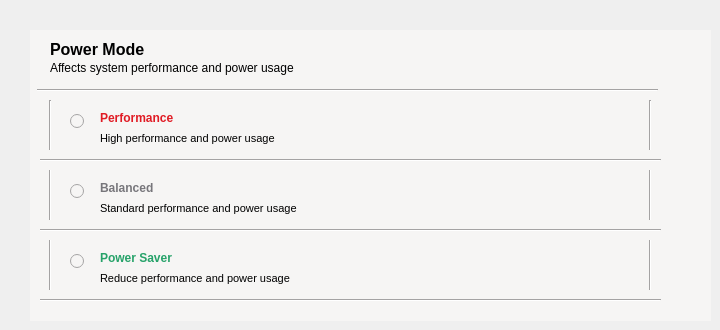
   <widget class="QWidget" name="Modes">
    <attribute name="title">
     <string>Modes</string>
    </attribute>
    <widget class="QFrame" name="frame">
     <property name="geometry">
      <rect>
       <x>30</x>
       <y>30</y>
       <width>681</width>
       <height>291</height>
      </rect>
     </property>
     <property name="styleSheet">
      <string notr="true">background-color: rgb(246, 245, 244);
</string>
     </property>
     <widget class="QLabel" name="label_4">
      <property name="geometry">
       <rect>
        <x>20</x>
        <y>10</y>
        <width>121</width>
        <height>17</height>
       </rect>
      </property>
      <property name="text">
       <string>&lt;html&gt;&lt;head/&gt;&lt;body&gt;&lt;p&gt;&lt;span style=&quot; font-size:12pt; font-weight:600;&quot;&gt;Power Mode&lt;/span&gt;&lt;/p&gt;&lt;/body&gt;&lt;/html&gt;</string>
      </property>
     </widget>
     <widget class="QLabel" name="label_7">
      <property name="geometry">
       <rect>
        <x>20</x>
        <y>30</y>
        <width>271</width>
        <height>17</height>
       </rect>
      </property>
      <property name="text">
       <string>&lt;html&gt;&lt;head/&gt;&lt;body&gt;&lt;p&gt;&lt;span style=&quot; font-size:9pt;&quot;&gt;Affects system performance and power usage&lt;/span&gt;&lt;/p&gt;&lt;/body&gt;&lt;/html&gt;</string>
      </property>
     </widget>
     <widget class="Line" name="line_3">
      <property name="geometry">
       <rect>
        <x>7</x>
        <y>50</y>
        <width>621</width>
        <height>20</height>
       </rect>
      </property>
      <property name="orientation">
       <enum>Qt::Horizontal</enum>
      </property>
     </widget>
     <widget class="Line" name="line_4">
      <property name="geometry">
       <rect>
        <x>10</x>
        <y>70</y>
        <width>20</width>
        <height>191</height>
       </rect>
      </property>
      <property name="orientation">
       <enum>Qt::Vertical</enum>
      </property>
     </widget>
     <widget class="Line" name="line_6">
      <property name="geometry">
       <rect>
        <x>610</x>
        <y>70</y>
        <width>20</width>
        <height>201</height>
       </rect>
      </property>
      <property name="orientation">
       <enum>Qt::Vertical</enum>
      </property>
     </widget>
     <widget class="Line" name="line_7">
      <property name="geometry">
       <rect>
        <x>10</x>
        <y>120</y>
        <width>621</width>
        <height>20</height>
       </rect>
      </property>
      <property name="orientation">
       <enum>Qt::Horizontal</enum>
      </property>
     </widget>
     <widget class="Line" name="line_8">
      <property name="geometry">
       <rect>
        <x>10</x>
        <y>190</y>
        <width>621</width>
        <height>20</height>
       </rect>
      </property>
      <property name="orientation">
       <enum>Qt::Horizontal</enum>
      </property>
     </widget>
     <widget class="Line" name="line_9">
      <property name="geometry">
       <rect>
        <x>10</x>
        <y>260</y>
        <width>621</width>
        <height>20</height>
       </rect>
      </property>
      <property name="orientation">
       <enum>Qt::Horizontal</enum>
      </property>
     </widget>
     <widget class="QRadioButton" name="radio_performance">
      <property name="geometry">
       <rect>
        <x>40</x>
        <y>80</y>
        <width>21</width>
        <height>23</height>
       </rect>
      </property>
      <property name="text">
       <string/>
      </property>
     </widget>
     <widget class="QRadioButton" name="radio_balanced">
      <property name="geometry">
       <rect>
        <x>40</x>
        <y>150</y>
        <width>21</width>
        <height>23</height>
       </rect>
      </property>
      <property name="text">
       <string/>
      </property>
     </widget>
     <widget class="QRadioButton" name="radio_power_saver">
      <property name="geometry">
       <rect>
        <x>40</x>
        <y>220</y>
        <width>21</width>
        <height>23</height>
       </rect>
      </property>
      <property name="text">
       <string/>
      </property>
     </widget>
     <widget class="QLabel" name="label_8">
      <property name="geometry">
       <rect>
        <x>70</x>
        <y>80</y>
        <width>111</width>
        <height>17</height>
       </rect>
      </property>
      <property name="text">
       <string>&lt;html&gt;&lt;head/&gt;&lt;body&gt;&lt;p&gt;&lt;span style=&quot; font-weight:600; color:#e01b24;&quot;&gt;Performance&lt;/span&gt;&lt;/p&gt;&lt;/body&gt;&lt;/html&gt;</string>
      </property>
     </widget>
     <widget class="QLabel" name="label_9">
      <property name="geometry">
       <rect>
        <x>70</x>
        <y>100</y>
        <width>191</width>
        <height>17</height>
       </rect>
      </property>
      <property name="text">
       <string>&lt;html&gt;&lt;head/&gt;&lt;body&gt;&lt;p&gt;&lt;span style=&quot; font-size:8pt;&quot;&gt;High performance and power usage&lt;/span&gt;&lt;/p&gt;&lt;/body&gt;&lt;/html&gt;</string>
      </property>
     </widget>
     <widget class="QLabel" name="label_10">
      <property name="geometry">
       <rect>
        <x>70</x>
        <y>150</y>
        <width>121</width>
        <height>17</height>
       </rect>
      </property>
      <property name="text">
       <string>&lt;html&gt;&lt;head/&gt;&lt;body&gt;&lt;p&gt;&lt;span style=&quot; font-weight:600; color:#77767b;&quot;&gt;Balanced&lt;/span&gt;&lt;/p&gt;&lt;/body&gt;&lt;/html&gt;</string>
      </property>
     </widget>
     <widget class="QLabel" name="label_11">
      <property name="geometry">
       <rect>
        <x>70</x>
        <y>170</y>
        <width>211</width>
        <height>17</height>
       </rect>
      </property>
      <property name="text">
       <string>&lt;html&gt;&lt;head/&gt;&lt;body&gt;&lt;p&gt;&lt;span style=&quot; font-size:8pt;&quot;&gt;Standard performance and power usage&lt;/span&gt;&lt;/p&gt;&lt;/body&gt;&lt;/html&gt;</string>
      </property>
     </widget>
     <widget class="QLabel" name="label_12">
      <property name="geometry">
       <rect>
        <x>70</x>
        <y>220</y>
        <width>111</width>
        <height>17</height>
       </rect>
      </property>
      <property name="text">
       <string>&lt;html&gt;&lt;head/&gt;&lt;body&gt;&lt;p&gt;&lt;span style=&quot; font-weight:600; color:#26a269;&quot;&gt;Power Saver&lt;/span&gt;&lt;/p&gt;&lt;/body&gt;&lt;/html&gt;</string>
      </property>
     </widget>
     <widget class="QLabel" name="label_13">
      <property name="geometry">
       <rect>
        <x>70</x>
        <y>240</y>
        <width>191</width>
        <height>17</height>
       </rect>
      </property>
      <property name="text">
       <string>&lt;html&gt;&lt;head/&gt;&lt;body&gt;&lt;p&gt;&lt;span style=&quot; font-size:8pt;&quot;&gt;Reduce performance and power usage&lt;/span&gt;&lt;/p&gt;&lt;/body&gt;&lt;/html&gt;</string>
      </property>
     </widget>
    </widget>
   </widget>
